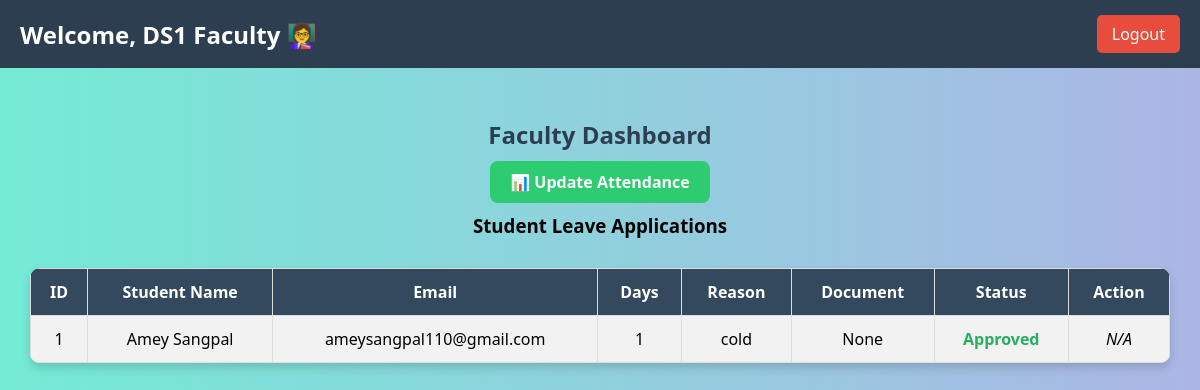
/faculty (signed in), run on the app's committed database.
### app.py (models this page shows)
class Leave(db.Model):
    id = db.Column(db.Integer, primary_key=True)
    student_id = db.Column(db.Integer, db.ForeignKey('user.id', ondelete='CASCADE'), nullable=False)
    name = db.Column(db.String(150), nullable=False)
    email = db.Column(db.String(150), nullable=False)
    days = db.Column(db.Integer, nullable=False)
    reason = db.Column(db.Text, nullable=False)
    document = db.Column(db.String(150), nullable=True)
    status = db.Column(db.String(20), default='Pending')
    approved_by = db.Column(db.String(150), nullable=True)

### app.py (the view, shortened to what this page needs)
@app.route('/faculty', methods=['GET', 'POST'])
def faculty_dashboard():
    if 'role' not in session or session['role'].lower() != 'faculty':
        flash("You are not authorized to view this page.", "error")
        return redirect(url_for('login'))
    leaves = Leave.query.all()
    students = User.query.filter_by(role='student').all()
    return render_template('faculty_dashboard.html', faculty_name=session['name'], leaves=leaves, students=students)

### templates/faculty_dashboard.html (shortened to what this page needs)
<!DOCTYPE html>
<html lang="en">
<head>
</head>
<body>
  <header>
    <h1>Welcome, {{ faculty_name }} 👩‍🏫</h1>
    <a href="{{ url_for('logout') }}">Logout</a>
  </header>
  <div class="container">
    <h2>Faculty Dashboard</h2>
    <div class="link-box">
      <a href="{{ url_for('update_attendance') }}" class="attendance-btn">📊 Update Attendance</a>
    </div>
    <h3 style="text-align:center;">Student Leave Applications</h3>
    <table>
      <tr>
        <th>ID</th>
        <th>Student Name</th>
        <th>Email</th>
        <th>Days</th>
        <th>Reason</th>
        <th>Document</th>
        <th>Status</th>
        <th>Action</th>
      </tr>
      {% for leave in leaves %}
      <tr>
        <td>{{ leave.id }}</td>
        <td>{{ leave.name }}</td>
        <td>{{ leave.email }}</td>
        <td>{{ leave.days }}</td>
        <td>{{ leave.reason }}</td>
        <td>
          {% if leave.document %}
          <a href="{{ url_for('static', filename='uploads/' ~ leave.document) }}" target="_blank">View</a>
          {% else %}
          None
          {% endif %}
        </td>
        <td>
          {% if leave.status == 'Pending' %}
            <span class="status-pending">{{ leave.status }}</span>
          {% elif leave.status == 'Approved' %}
            <span class="status-approved">{{ leave.status }}</span>
          {% else %}
            <span class="status-rejected">{{ leave.status }}</span>
          {% endif %}
        </td>
        <td>
          {% if leave.status == 'Pending' %}
          <form method="POST" class="action-form">
            <input type="hidden" name="leave_id" value="{{ leave.id }}">
            <button type="submit" name="leave_action" value="approve" class="approve-btn">Approve</button>
            <button type="submit" name="leave_action" value="reject" class="reject-btn">Reject</button>
          </form>
          {% else %}
            <em>N/A</em>
          {% endif %}
        </td>
      </tr>
      {% endfor %}
    </table>
  </div>
</body>
</html>

### templates/faculty_dashboard.html (style rules this page uses)
body { font-family: 'Segoe UI', sans-serif; background: linear-gradient(to right, #74ebd5, #ACB6E5); margin: 0; padding: 0; }
header { background-color: #2c3e50; color: white; padding: 15px 20px; display: flex; justify-content: space-between; align-items: center; }
header h1 { font-size: 24px; margin: 0; }
header a { color: white; text-decoration: none; background: #e74c3c; padding: 8px 15px; border-radius: 5px; }
.container { padding: 30px; }
h2 { text-align: center; color: #2c3e50; }
.link-box { text-align: center; margin: 20px 0; }
.attendance-btn { background: #2ecc71; color: white; padding: 10px 20px; border-radius: 8px; text-decoration: none; font-weight: bold; transition: 0.3s; }
table { width: 100%; border-collapse: collapse; margin-top: 30px; background: white; border-radius: 10px; overflow: hidden; box-shadow: 0 5px 10px rgba(0,0,0,0.15); }
th, td { border: 1px solid #ddd; text-align: center; padding: 12px; }
th { background-color: #34495e; color: white; }
tr:nth-child(even) { background-color: #f2f2f2; }
.status-approved { color: #27ae60; font-weight: bold; }

### data on the page
Leave: approved_by "DS1 Faculty", id "1", name "Amey Sangpal", email "ameysangpal110@gmail.com", days "1", reason "cold", shows "None", status "Approved", shows "N/A"
